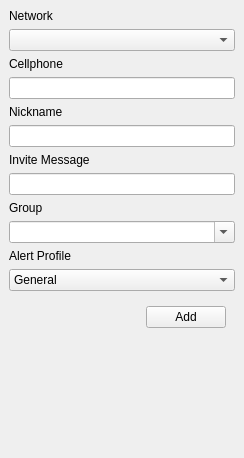
<?xml version="1.0" encoding="UTF-8"?>
<ui version="4.0">
 <class>AddContactDockWidget</class>
 <widget class="QDockWidget" name="AddContactDockWidget">
  <property name="geometry">
   <rect>
    <x>0</x>
    <y>0</y>
    <width>244</width>
    <height>458</height>
   </rect>
  </property>
  <property name="windowTitle">
   <string>Add a contact</string>
  </property>
  <widget class="QWidget" name="dockWidgetContents">
   <layout class="QVBoxLayout" name="verticalLayout">
    <item>
     <widget class="QLabel" name="label">
      <property name="text">
       <string>Network</string>
      </property>
     </widget>
    </item>
    <item>
     <widget class="QComboBox" name="networkComboBox"/>
    </item>
    <item>
     <widget class="QLabel" name="addressLabel">
      <property name="text">
       <string>Cellphone</string>
      </property>
     </widget>
    </item>
    <item>
     <widget class="QLineEdit" name="cellphoneLineEdit"/>
    </item>
    <item>
     <widget class="QLabel" name="nickLabel">
      <property name="text">
       <string>Nickname</string>
      </property>
     </widget>
    </item>
    <item>
     <widget class="QLineEdit" name="nicknameLineEdit"/>
    </item>
    <item>
     <widget class="QLabel" name="inviteMsgLabel">
      <property name="text">
       <string>Invite Message</string>
      </property>
     </widget>
    </item>
    <item>
     <widget class="QLineEdit" name="inviteMsgLineEdit"/>
    </item>
    <item>
     <widget class="QLabel" name="label_2">
      <property name="text">
       <string>Group</string>
      </property>
     </widget>
    </item>
    <item>
     <widget class="QComboBox" name="groupComboBox">
      <property name="editable">
       <bool>true</bool>
      </property>
     </widget>
    </item>
    <item>
     <widget class="QLabel" name="label_3">
      <property name="text">
       <string>Alert Profile</string>
      </property>
     </widget>
    </item>
    <item>
     <widget class="QComboBox" name="alertProfileComboBox">
      <item>
       <property name="text">
        <string>General</string>
       </property>
      </item>
      <item>
       <property name="text">
        <string>Meeting</string>
       </property>
      </item>
      <item>
       <property name="text">
        <string>Silent</string>
       </property>
      </item>
     </widget>
    </item>
    <item>
     <widget class="QWidget" name="buttonsWidget" native="true">
      <layout class="QHBoxLayout" name="horizontalLayout_2">
       <item>
        <spacer name="horizontalSpacer">
         <property name="orientation">
          <enum>Qt::Horizontal</enum>
         </property>
         <property name="sizeHint" stdset="0">
          <size>
           <width>40</width>
           <height>20</height>
          </size>
         </property>
        </spacer>
       </item>
       <item>
        <widget class="QPushButton" name="addButton">
         <property name="text">
          <string>Add</string>
         </property>
        </widget>
       </item>
      </layout>
     </widget>
    </item>
    <item>
     <spacer name="verticalSpacer">
      <property name="orientation">
       <enum>Qt::Vertical</enum>
      </property>
      <property name="sizeHint" stdset="0">
       <size>
        <width>20</width>
        <height>40</height>
       </size>
      </property>
     </spacer>
    </item>
   </layout>
  </widget>
 </widget>
 <resources/>
 <connections/>
</ui>
